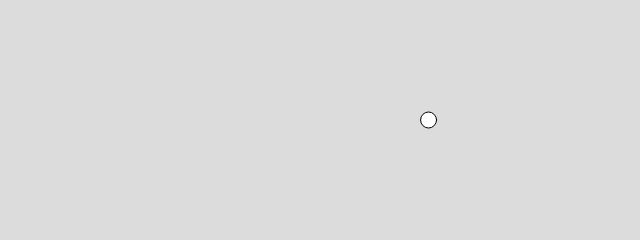
Frame 1 (no input)
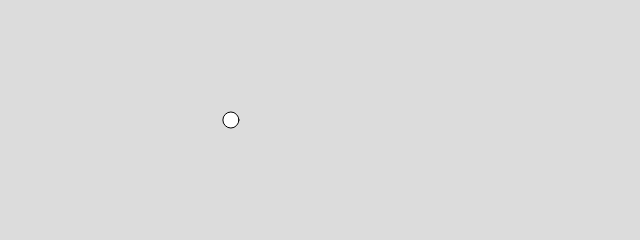
Frame 60 (no input)
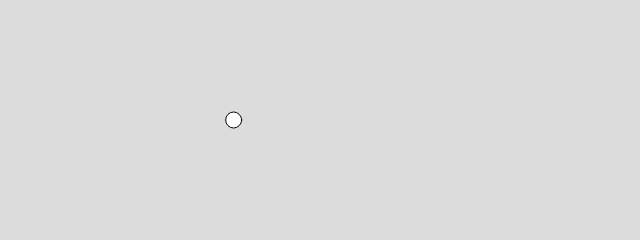
Frame 120 (the mouse pressed at the canvas centre since frame 60)

The p5.js sketch that drew these frames (run headless with seeded random() and noise() and a simulated clock; from frame 60 on, the mouse is pressed at the canvas centre):

// p5.js sketch
// ── sketch.js
let t = 0;

function setup() {
    createCanvas(640, 240);
}

function draw() {
    background(220);

    let n = noise(t);
    let x = map(n, 0, 1, 0, width);
    ellipse(x, height / 2, 16, 16);
    t += 0.01;
}
